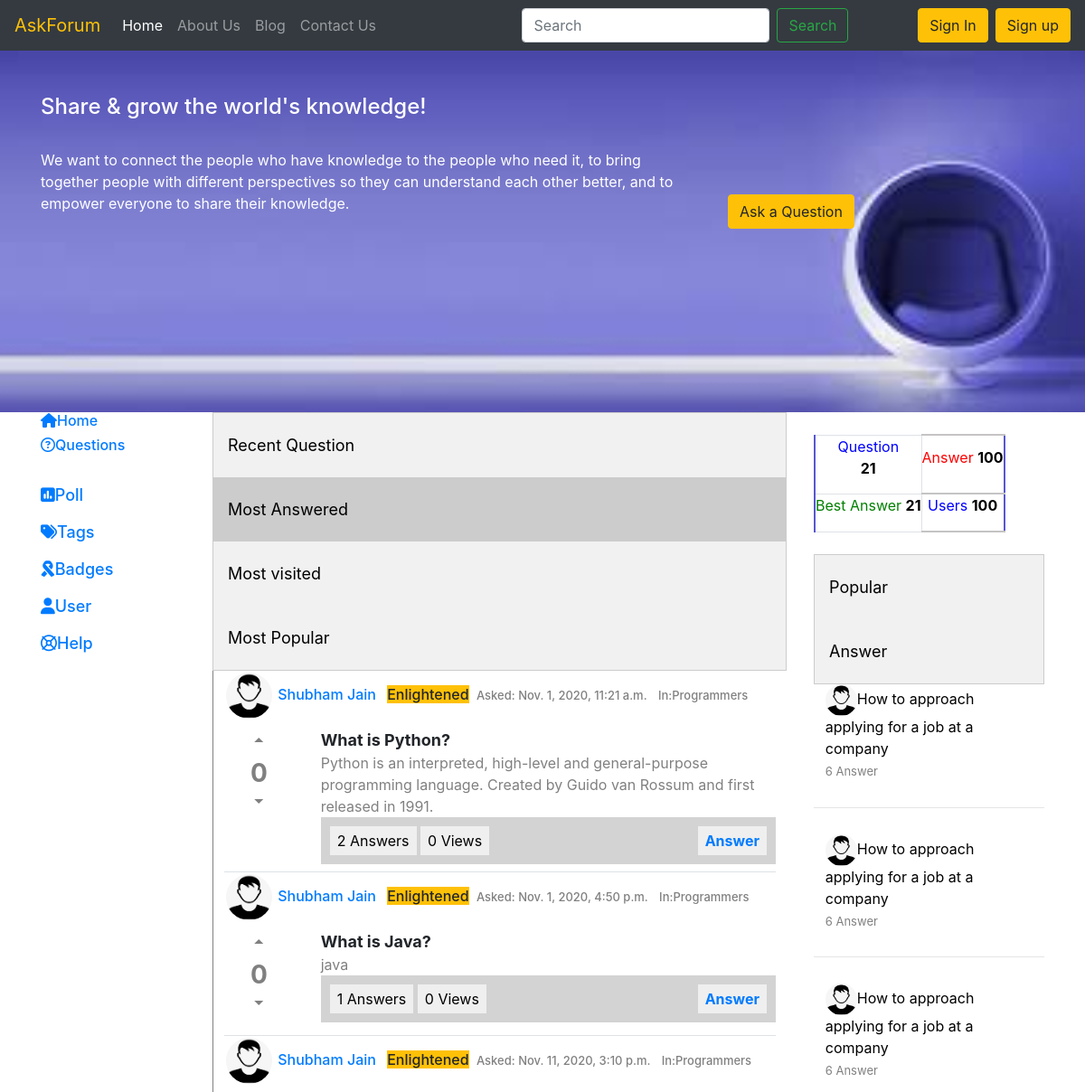
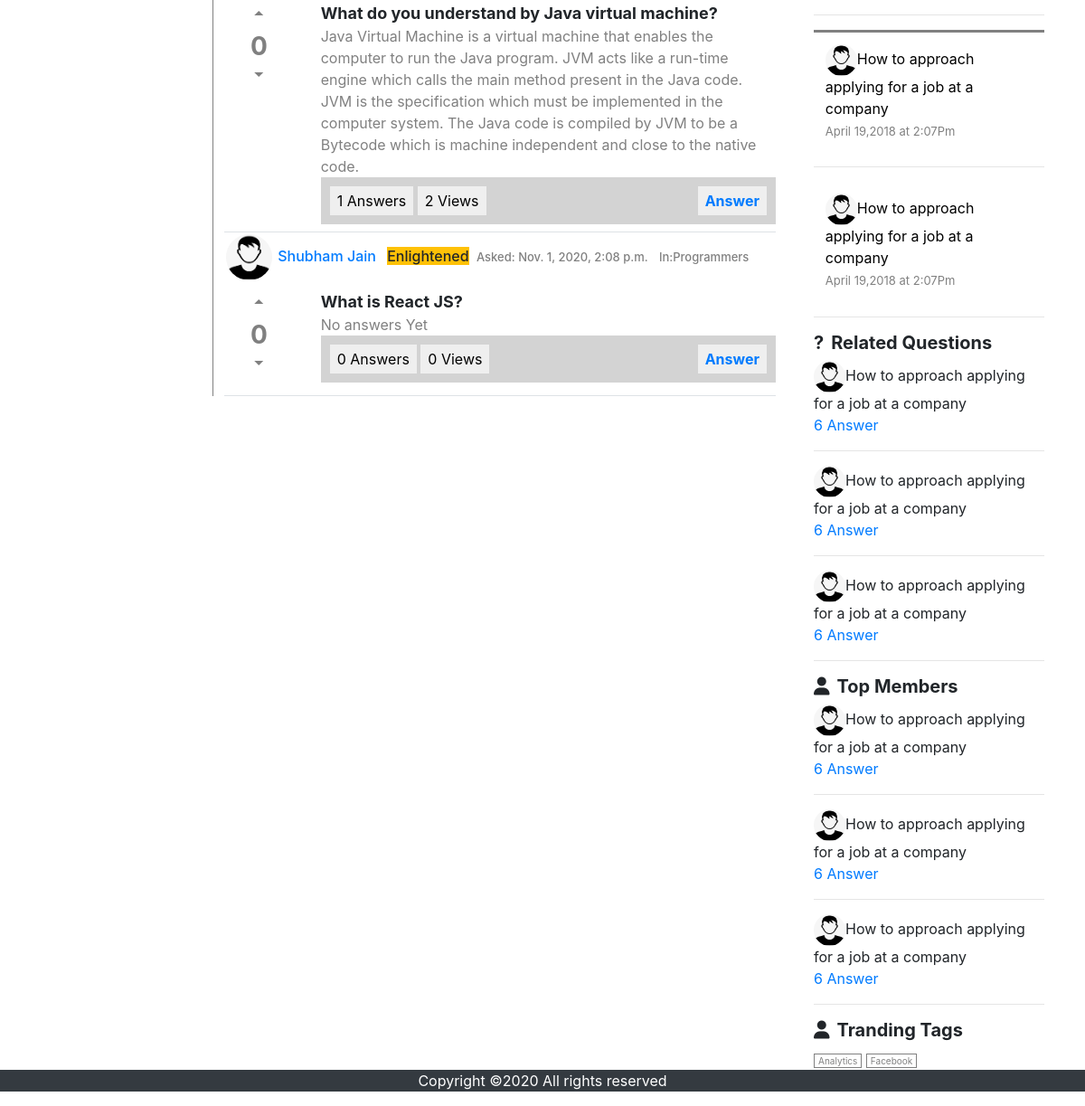
Screenshot of /mostAnswered/ with the database file from the repository (2 pictures, top to bottom).
### App/models.py (models this page shows, shortened)
class Questions(models.Model):
	questionId = models.UUIDField(default=uuid.uuid4, editable=True, unique=True)
	question = models.TextField()
	totalVotes = models.IntegerField(default=0,blank=True)
	date = models.DateTimeField(auto_now_add=True, blank=True)
	Views = models.IntegerField(default=0)
	User = models.ForeignKey(UserDetail,on_delete=models.CASCADE,related_name='userinfo')

class UserDetail(models.Model):
	UserId = models.CharField(max_length=50,default='',blank=True)
	FirstName = models.CharField(max_length=50,default='',blank=True)
	LastName = models.CharField(max_length=50,default='',blank=True)
	Phone = models.CharField(max_length=10,default='',blank=True)
	Password = models.CharField(max_length=100,default='',blank=True)
	Email = models.EmailField(blank=True)
	SecurityQuestion = models.CharField(max_length=150,default='',blank=True)
	SecurityAnswer = models.CharField(max_length=500,default='',blank=True)
	profilePic = models.ImageField(upload_to='media', default='media/user.png')
	Score = models.IntegerField(default=0)
	MALE = 'M'
	FEMALE = 'F'
	OTHER = 'O'
	GENDER_CHOICES = [
	    (MALE, 'Male'),
	    (FEMALE, 'Female'),
	    (OTHER, 'Other')
	    ]
	Gender = models.CharField(max_length=1,default='',choices=GENDER_CHOICES)

class Answers(models.Model):
	answerId = models.CharField(max_length=100,default='', unique=True)
	question = models.ForeignKey(Questions,on_delete=models.CASCADE)
	answer = models.TextField(blank=True)
	totalVotes = models.IntegerField(blank=True)
	date = models.DateTimeField(auto_now_add=True, blank=True)
	User = models.CharField(max_length=50,blank=True,default='')

### App/views.py (the view)
# urls.py: path('mostAnswered/', views.mostAnswered, name='mostAnswered'),
def mostAnswered(request):
	mostAnswered = Questions.objects.annotate(count=Count('answers')).order_by('-count')
	Ans = []
	for qid in mostAnswered:
		allAnswers = Answers.objects.filter(question=qid)
		Ans.append(allAnswers)
	if request.session.has_key('user'):
		user = request.session['user']
		params = {'userloggedIn':user,'AllQuestions':zip(mostAnswered,Ans),'class_':'mostAnswered'}
	else:
		params = {'AllQuestions':zip(mostAnswered,Ans),'class_':'mostAnswered'}
	return render(request,'index.html',params)

### App/templates/index.html (shortened to what this page needs)
{% extends 'base.html' %}
{% load static %}
{% block body %}
    <div class="container">
        <div class="row">
            <div class="col-lg-2 col-md-2 col-sm-12 col-12">
                <a href="/" class="leftSideDivOpt">
                    <h6><i class="fas fa-home"></i>Home</h6>
                </a>
                <a href="#" class="leftSideDivOpt">
                    <h6>
                        <i class="far fa-question-circle"></i>Questions</h6>
                </a>
                <br>
                <a href="#" class="leftSideDivOpt">
                    <h6><i class="fas fa-poll"></i>Poll
                </a>
                <br><br>
                <a href="#" class="leftSideDivOpt">
                    <h6><i class="fas fa-tags"></i>Tags
                </a><br><br>
                <a href="#" class="leftSideDivOpt">
                    <h6><i class="fas fa-ribbon"></i>Badges
                </a><br><br>
                <a href="#" class="leftSideDivOpt">
                    <h6><i class="fas fa-user"></i>User
                </a><br><br>
                <a href="#" class="leftSideDivOpt">
                    <h6><i class="far fa-life-ring"></i>Help
                </a><br><br>
            </div>
            <div class="col-lg-7 col-md-7 col-sm-12 col-12">
                <div class="tab">
                    <a href="/recent/"><button class="tablinks {% if class_ == 'recent' %} active {% endif %}">Recent Question</button></a>
                    <a href="/mostAnswered/"><button class="tablinks {% if class_ == 'mostAnswered' %} active {% endif %}">Most Answered</button></a>
                    <a href="/mostVisited/"><button class="tablinks {% if class_ == 'mostVisited' %} active {% endif %}">Most visited</button></a>
                    <a href="/mostPopular/"><button class="tablinks {% if class_ == 'mostPopular' %} active {% endif %}">Most Popular</button></a>
                </div>
                <div id="Recent_Question" class="tabcontent" style="display: block;">
                    {% for question, Answers in AllQuestions %}
                    <div class="border-bottom pb-2">
                        <h6>
                            <img src="{{question.User.profilePic.url}}" class="midprofile">
                            <a href="/profile/{{question.User.UserId}}">
                            <span class="mr-2">{{question.User.FirstName}} {{question.User.LastName}}</span>
                            </a>
                            <span class="mr-1 btn-warning">Enlightened</span>
                            <span style="color:grey;font-size:small;">Asked:<span> {{question.date}}</span></span>
                            <span style="color:grey;font-size:small;" class="ml-2">In:<span>Programmers</span></span>
                            <br>
                        </h6>
                        <div class="row">
                            <div class="col-lg-2 col-md-2 col-sm-2 col-2">
                                <center>
                                    <h3 style="cursor: pointer;color:grey;font-weight: bolder;">
                                        <span onclick="votes('up--{{question.questionId}}')" data-href="{{question.questionId}}"
                                            class="material-icons" onclick="">
                                        </span><br>
                                        <span id="{{question.questionId}}">{{question.totalVotes}}</span><br>
                                        <span class="material-icons" onclick="votes('down--{{question.questionId}}')">
                                        </span></h3>
                                </center>
                            </div>
                            <div class="col-lg-10 col-md-10 col-sm-10 col-10">
                                <span style="font-size:large;font-weight: bold;">
                                {{question.question}}
                                </span>
                                <br>
                                <span style="color:gray">
                                    {% if not Answers %}
                                    <span> No answers Yet</span>
                                    {% endif %}
                                    {% for ans in Answers|slice:1  %}
                                    {{ans.answer  }}
                                    <br>
                                    {% endfor %}
                                    </span>
                                <div class="midDivinnerSect">
                                    <button>{{Answers|length}} Answers</button>
                                    <button>{{question.Views}} Views</button>
                                    <button class="float-right">
                                    <a href="/answer/{{question.questionId}}">
                                        <strong class='answer' data-href="{{question.questionId}}">Answer</strong></button>
                                </div>
                            </div>
                        </div>
                    </div>
                    {% endfor %}
                </div>
            </div>
            <div class="col-lg-3 col-md-3 col-sm-12 col-12">
                <div class="rightSideDiv">
                    <br>
                    <table>
                        <tr>
                            <td class="border">
                                <p style="color:blue;">Question<br>
                                    <strong style="color:black;">21</strong></p>
                            </td>
                            <td>
                                <p style="color:red;">Answer
                                    <strong style="color:black;">100</strong></p>
                            </td>
                        </tr>
                        <tr>
                            <td class="border">
                                <p style="color:green;">Best Answer
                                    <strong style="color:black;">21</strong></p>
                            </td>
                            <td>
                                <p style="color:blue;">Users
                                    <strong style="color:black;">100</strong></p>
                            </td>
                        </tr>
                    </table>
                    <br>
                    <div class="tab">
                        <button class="tablinks1" onclick="openCity1(event, 'RightPopular')">Popular</button>
                        <button class="tablinks1" onclick="openCity1(event, 'RightAnswer')">Answer</button>
                    </div>
                    <div id="RightPopular" class="tabcontent1">
                        <p><img src="{% static 'images/user.png' %}">How to approach applying for a job at a company<br>
                            <a href="#"><span>6 Answer</span></a></p>
                        <hr>
                        <p><img src="{% static 'images/user.png' %}">How to approach applying for a job at a company<br>
                            <a href="#"><span>6 Answer</span></a></p>
                        <hr>
                        <p><img src="{% static 'images/user.png' %}">How to approach applying for a job at a company<br>
                            <a href="#"><span>6 Answer</span></a></p>
                        <hr>
                    </div>
                    <div id="RightAnswer" class="tabcontent1">
                        <p><img src="{% static 'images/user.png' %}">How to approach applying for a job at a company<br>
                            <span>April 19,2018 at 2:07Pm</span></p>
                        <hr>
                        <p><img src="{% static 'images/user.png' %}">How to approach applying for a job at a company<br>
                            <span>April 19,2018 at 2:07Pm</span></p>
                        <hr>
                    </div>
                    <div>
                        <h5><strong><span class="mr-2">?</span>Related Questions</strong></h5>
                        <p><img src="{% static 'images/user.png' %}" class="profilePic">How to approach applying for a job at a
                            company<br>
                            <a href="#"><span>6 Answer</span></a></p>
                        <hr>
                        <p><img src="{% static 'images/user.png' %}" class="profilePic">How to approach applying for a job at a
                            company<br>
                            <a href="#"><span>6 Answer</span></a></p>
                        <hr>
                        <p><img src="{% static 'images/user.png' %}" class="profilePic">How to approach applying for a job at a
                            company<br>
                            <a href="#"><span>6 Answer</span></a></p>
                        <hr>
                    </div>
                    <div>
                        <h5><strong><span class="mr-2"><i class="fa fa-user"></i></span>Top Members</strong></h5>
                        <p><img src="{% static 'images/user.png' %}" class="profilePic">How to approach applying for a job at a
                            company<br>
                            <a href="#"><span>6 Answer</span></a></p>
                        <hr>
                        <p><img src="{% static 'images/user.png' %}" class="profilePic">How to approach applying for a job at a
                            company<br>
                            <a href="#"><span>6 Answer</span></a></p>
                        <hr>
                        <p><img src="{% static 'images/user.png' %}" class="profilePic">How to approach applying for a job at a
                            company<br>
                            <a href="#"><span>6 Answer</span></a></p>
                        <hr>
                    </div>
                    <div>
                        <h5><strong><span class="mr-2"><i class="fa fa-user"></i></span>Tranding Tags</strong></h5>
                        <a href="#" class="tagBtn">Analytics</a>
                        <a href="#" class="tagBtn">Facebook</a>
                    </div>
                </div>
            </div>
        </div>
    </div>
{% endblock %}

### App/static/css/index.css (style rules this page uses)
* { padding: 0; margin:0; box-sizing: border-box; }
.tab { overflow: hidden; border: 1px solid #ccc; background-color: #f1f1f1; }
.tab button { background-color: inherit; float: left; border: none; outline: none; cursor: pointer; padding: 14px 16px; transition: 0.3s; }
.tab button.active { background-color: #ccc; }
.tabcontent { display: none; padding: 6px 12px; border: 1px solid #ccc; border-top: none; }
table { border:1px solid rgb(197, 195, 195); }
tr { border-left:2px solid rgb(86, 86, 209); border-right:2px solid rgb(86, 86, 209); padding:5px; }
td { border-top:2px solid rgb(197, 195, 195); border-bottom:2px solid rgb(197, 195, 195); }
td p { text-align:center; }
.tabcontent1 img { width:35px; height:35px; border-radius:50%; vertical-align: middle; }
.tabcontent1 p { font-weight: inherit;; padding:5%; color:black; }
.tabcontent1 span { color:grey; font-size:small; }
#RightPopular { border-bottom:3px solid grey; }
.profilePic { width:35px; height:35px; border-radius:50%; vertical-align: middle; }
.tagBtn { border:1px solid grey; padding:1px 4px; color:grey; text-decoration: none; font-size: x-small; }
.midprofile { width:55px; height:55px; padding:2px; border:1 px solid black; border-radius:50%; vertical-align: middle; }
.midDivinnerSect { background:lightgray; padding:2%; }
.midDivinnerSect button { padding:4px 8px; border:grey; outline:none; }
.leftSideDivOpt { font-size:large; font-size: bold; text-decoration: none; padding-top:20px; }

### App/static/css/profile.css (style rules this page uses)
* { margin:0; padding:0; box-sizing: border-box; }
.tab { float: left; border: 1px solid #ccc; background-color: #f1f1f1; width:100%; }
.tab button { display: block; background-color: inherit; color: black; padding: 22px 16px; width:100%; border: none; outline: none; text-align: left; cursor: pointer; transition: 0.3s; font-size:large; }
.tab button.active { background-color: #ccc; }
.tabcontent { float: left; padding: 0px 12px; border: 1px solid #ccc; border:none; border-left: 1px solid grey; display:none; }
.material-icons { color:grey; }

### rows the page displays
Questions: User.profilePic (placeholder picture), User.FirstName "Shubham", User.LastName "Jain", date "Nov. 1, 2020, 11:21 a.m.", totalVotes "0", question "What is Python?", Answers "2", Views "0"
Answers: answer "Python is an interpreted, high-level and general-purpose programming language. Created by Guido van Rossum and first released in 1991."
Questions: User.profilePic (placeholder picture), User.FirstName "Shubham", User.LastName "Jain", date "Nov. 1, 2020, 4:50 p.m.", totalVotes "0", question "What is Java?", Answers "1", Views "0"
Answers: answer "java"
Questions: User.profilePic (placeholder picture), User.FirstName "Shubham", User.LastName "Jain", date "Nov. 11, 2020, 3:10 p.m.", totalVotes "0", question "What do you understand by Java virtual machine?", Answers "1", Views "2"
Answers: answer "Java Virtual Machine is a virtual machine that enables the computer to run the Java program. JVM acts like a run-time engine which calls the main method present in the Java code. JVM is the specification which must be implemented in the computer system. The Java code is compiled by JVM to be a Bytecode which is machine independent and close to the native code."
Questions: User.profilePic (placeholder picture), User.FirstName "Shubham", User.LastName "Jain", date "Nov. 1, 2020, 2:08 p.m.", totalVotes "0", question "What is React JS?", shows "No answers Yet", Answers "0", Views "0"
